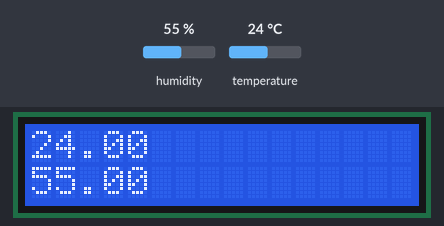
Bench run of a sketch on a simulated Arduino Uno, built with avr-gcc and run on an emulated ATmega328P. Shown: 16×2 character LCD. The test bench sets the inputs (shaded band); at power-on: humidity 55 %, temperature 24 °C.

Above: at 1.2 s.
1.3 s: humidity set to 22 %
At 2.7 s:
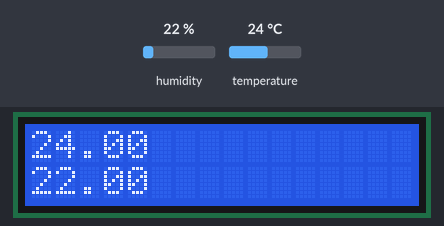
4.0 s: temperature set to 12 °C
At 5.1 s:
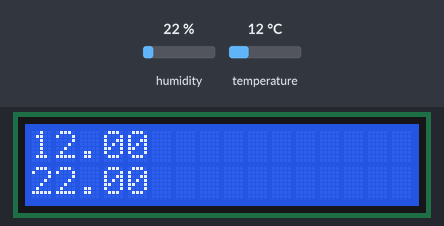
6.7 s: humidity set to 40 %
At 8.7 s:
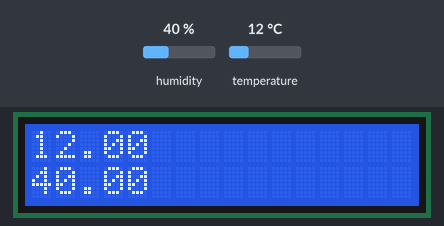
9.6 s: temperature set to 19 °C
At 11.1 s:
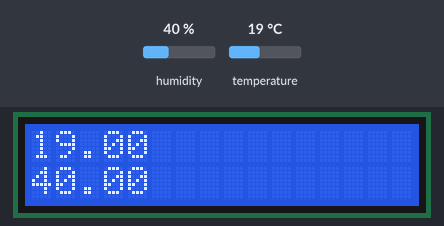
Timing chart, 0 to 12.6 s (numbered marks = the images above; inputs shaded):
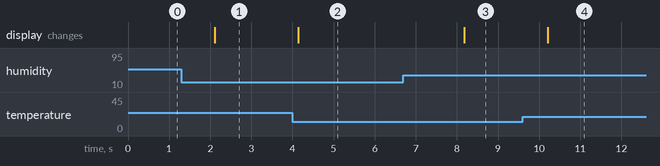

Measured:
- after the input at 1.3 s, the display: changes after 0.81 s (image 1)
- after the input at 4.0 s, the display: changes after 0.14 s (image 2)
- after the input at 6.7 s, the display: changes after 1.5 s (image 3)
- after the input at 9.6 s, the display: changes after 0.61 s (image 4)

The sketch:

humi_temp_lcd.ino
```cpp
/*DHT11 temperature/humidity
DHt11 read temp/humi then print it on the lcd*/
//defining libraries use & DHT use
#include "DHT.h"
#define DHTPin 7
#define DHTTYPE DHT11
#include <LiquidCrystal.h>
float humi = 0.0;
float temp = 0.0;
DHT dht(DHTPin,DHTTYPE);
LiquidCrystal lcd(12, 11, 5, 4, 3, 2);

void setup() {
dht.begin();
lcd.begin(16, 2);
}
void loop() {
//read & print temp/humi to lcd screen
humi = dht.readHumidity();
temp = dht.readTemperature();
lcd.setCursor(0,0);
lcd.print(temp);
lcd.setCursor(0,1);
lcd.print(humi);
}
```
